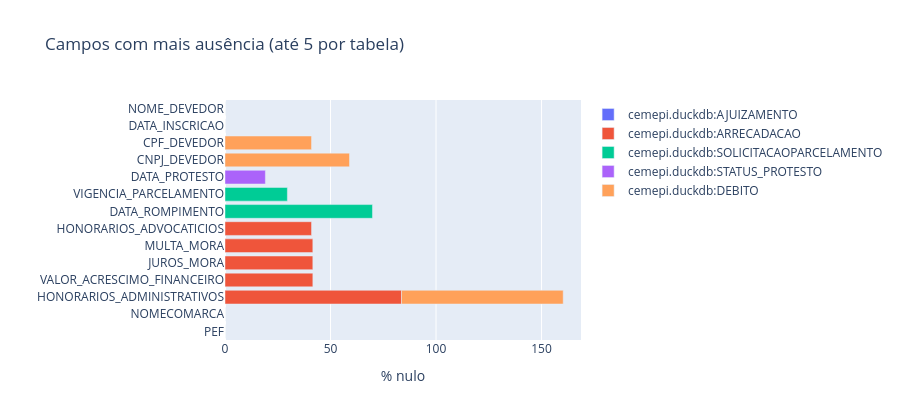

Source (notebook cell):
### Code cell
# Heat-ish: top nulos empilhados em texto já está no resumo; gráfico dos 5 maiores null por tabela inventariada
recs = []
for r in inv:
    for c, v in sorted((r.get("null_pct") or {}).items(), key=lambda x: -x[1])[:5]:
        if v <= 0:
            continue
        recs.append({"tabela": r["label"], "campo": c, "pct_nulo": 100 * v})
if not recs:
    print("sem nulos > 0 nas tabelas carregadas")
else:
    fig2 = px.bar(
        recs,
        x="pct_nulo",
        y="campo",
        color="tabela",
        orientation="h",
        title="Campos com mais ausência (até 5 por tabela)",
        labels={"pct_nulo": "% nulo", "campo": ""},
    )
    fig2.update_layout(height=max(360, 28 * len(recs)), legend_title_text="")
    fig2.show()
    fig2.write_html(str(ARTIFACTS / "fig_nulos_top.html"))

### Figure 1 — Plotly figure (JSON) as saved in the notebook; plotly's stock layout.template omitted (floating-point values rounded to 4 significant figures)
{"data": [{"hovertemplate": "tabela=cemepi.duckdb:AJUIZAMENTO<br>% nulo=%{x}<br>=%{y}<extra></extra>", "legendgroup": "cemepi.duckdb:AJUIZAMENTO", "marker": {"color": "#636efa", "pattern": {"shape": ""}}, "name": "cemepi.duckdb:AJUIZAMENTO", "orientation": "h", "showlegend": true, "textposition": "auto", "type": "bar", "x": [0.002161, 0.0006483], "xaxis": "x", "y": ["PEF", "NOMECOMARCA"], "yaxis": "y"}, {"hovertemplate": "tabela=cemepi.duckdb:ARRECADACAO<br>% nulo=%{x}<br>=%{y}<extra></extra>", "legendgroup": "cemepi.duckdb:ARRECADACAO", "marker": {"color": "#EF553B", "pattern": {"shape": ""}}, "name": "cemepi.duckdb:ARRECADACAO", "orientation": "h", "showlegend": true, "textposition": "auto", "type": "bar", "x": [83.65, 41.63, 41.62, 41.62, 41.01], "xaxis": "x", "y": ["HONORARIOS_ADMINISTRATIVOS", "VALOR_ACRESCIMO_FINANCEIRO", "JUROS_MORA", "MULTA_MORA", "HONORARIOS_ADVOCATICIOS"], "yaxis": "y"}, {"hovertemplate": "tabela=cemepi.duckdb:SOLICITACAOPARCELAMENTO<br>% nulo=%{x}<br>=%{y}<extra></extra>", "legendgroup": "cemepi.duckdb:SOLICITACAOPARCELAMENTO", "marker": {"color": "#00cc96", "pattern": {"shape": ""}}, "name": "cemepi.duckdb:SOLICITACAOPARCELAMENTO", "orientation": "h", "showlegend": true, "textposition": "auto", "type": "bar", "x": [69.88, 29.56], "xaxis": "x", "y": ["DATA_ROMPIMENTO", "VIGENCIA_PARCELAMENTO"], "yaxis": "y"}, {"hovertemplate": "tabela=cemepi.duckdb:STATUS_PROTESTO<br>% nulo=%{x}<br>=%{y}<extra></extra>", "legendgroup": "cemepi.duckdb:STATUS_PROTESTO", "marker": {"color": "#ab63fa", "pattern": {"shape": ""}}, "name": "cemepi.duckdb:STATUS_PROTESTO", "orientation": "h", "showlegend": true, "textposition": "auto", "type": "bar", "x": [19.14], "xaxis": "x", "y": ["DATA_PROTESTO"], "yaxis": "y"}, {"hovertemplate": "tabela=cemepi.duckdb:DEBITO<br>% nulo=%{x}<br>=%{y}<extra></extra>", "legendgroup": "cemepi.duckdb:DEBITO", "marker": {"color": "#FFA15A", "pattern": {"shape": ""}}, "name": "cemepi.duckdb:DEBITO", "orientation": "h", "showlegend": true, "textposition": "auto", "type": "bar", "x": [76.61, 59.0, 41.0, 0.007187, 0.002028], "xaxis": "x", "y": ["HONORARIOS_ADMINISTRATIVOS", "CNPJ_DEVEDOR", "CPF_DEVEDOR", "DATA_INSCRICAO", "NOME_DEVEDOR"], "yaxis": "y"}], "layout": {"barmode": "relative", "height": 420, "legend": {"title": {"text": ""}, "tracegroupgap": 0}, "title": {"text": "Campos com mais ausência (até 5 por tabela)"}, "xaxis": {"anchor": "y", "domain": [0, 1], "title": {"text": "% nulo"}}, "yaxis": {"anchor": "x", "domain": [0, 1], "title": {"text": ""}}}}
